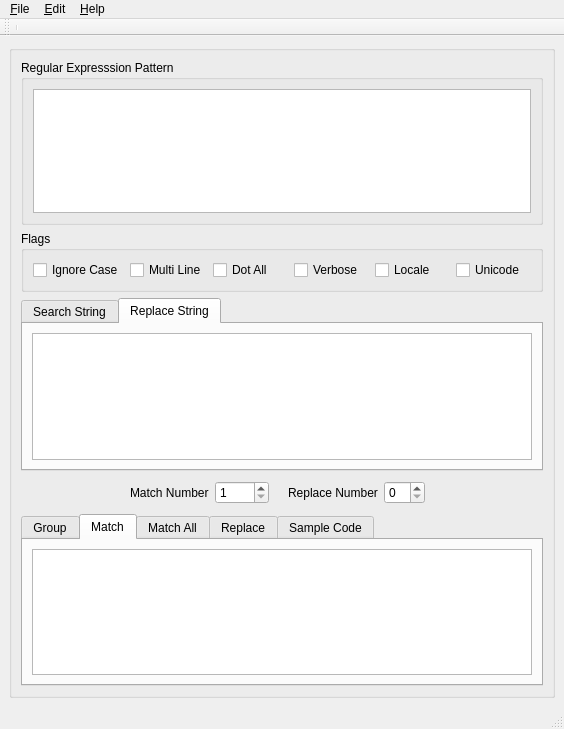
<?xml version="1.0" encoding="UTF-8"?>
<ui version="4.0">
 <class>MainWindow</class>
 <widget class="QMainWindow" name="MainWindow">
  <property name="geometry">
   <rect>
    <x>0</x>
    <y>0</y>
    <width>564</width>
    <height>729</height>
   </rect>
  </property>
  <property name="windowTitle">
   <string>MainWindow</string>
  </property>
  <widget class="QWidget" name="centralwidget">
   <layout class="QGridLayout" name="gridLayout">
    <item row="0" column="0">
     <widget class="QGroupBox" name="groupBox">
      <layout class="QGridLayout">
       <item row="5" column="0">
        <layout class="QHBoxLayout" name="_2">
         <item>
          <spacer name="spacer1">
           <property name="orientation">
            <enum>Qt::Horizontal</enum>
           </property>
           <property name="sizeType">
            <enum>QSizePolicy::Expanding</enum>
           </property>
           <property name="sizeHint" stdset="0">
            <size>
             <width>70</width>
             <height>31</height>
            </size>
           </property>
          </spacer>
         </item>
         <item>
          <widget class="QLabel" name="textLabel1">
           <property name="text">
            <string>Match Number</string>
           </property>
           <property name="wordWrap">
            <bool>false</bool>
           </property>
          </widget>
         </item>
         <item>
          <widget class="QSpinBox" name="matchNumberSpinBox">
           <property name="minimum">
            <number>1</number>
           </property>
           <property name="maximum">
            <number>9999</number>
           </property>
          </widget>
         </item>
         <item>
          <widget class="QLabel" name="spacerLabel">
           <property name="pixmap">
            <pixmap>image1</pixmap>
           </property>
           <property name="wordWrap">
            <bool>false</bool>
           </property>
          </widget>
         </item>
         <item>
          <widget class="QLabel" name="replaceLabel">
           <property name="text">
            <string>Replace Number</string>
           </property>
           <property name="wordWrap">
            <bool>false</bool>
           </property>
          </widget>
         </item>
         <item>
          <widget class="QSpinBox" name="replaceNumberSpinBox"/>
         </item>
         <item>
          <spacer name="spacer3">
           <property name="orientation">
            <enum>Qt::Horizontal</enum>
           </property>
           <property name="sizeType">
            <enum>QSizePolicy::Expanding</enum>
           </property>
           <property name="sizeHint" stdset="0">
            <size>
             <width>118</width>
             <height>21</height>
            </size>
           </property>
          </spacer>
         </item>
        </layout>
       </item>
       <item row="4" column="0">
        <widget class="QTabWidget" name="tabWidget3">
         <property name="currentIndex">
          <number>1</number>
         </property>
         <widget class="QWidget" name="tab">
          <attribute name="title">
           <string>Search String</string>
          </attribute>
          <layout class="QGridLayout" name="_3">
           <item row="0" column="0">
            <widget class="QTextEdit" name="stringMultiLineEdit"/>
           </item>
          </layout>
         </widget>
         <widget class="QWidget" name="tab_2">
          <attribute name="title">
           <string>Replace String</string>
          </attribute>
          <layout class="QGridLayout" name="_4">
           <item row="0" column="0">
            <widget class="QTextEdit" name="replaceTextEdit"/>
           </item>
          </layout>
         </widget>
        </widget>
       </item>
       <item row="6" column="0">
        <widget class="QTabWidget" name="resultTabWidget">
         <property name="currentIndex">
          <number>1</number>
         </property>
         <widget class="QWidget" name="tab_3">
          <attribute name="title">
           <string>Group</string>
          </attribute>
          <layout class="QGridLayout" name="_5">
           <item row="0" column="0">
            <widget class="QTableWidget" name="groupTable"/>
           </item>
          </layout>
         </widget>
         <widget class="QWidget" name="tab_4">
          <attribute name="title">
           <string>Match</string>
          </attribute>
          <layout class="QGridLayout" name="_6">
           <item row="0" column="0">
            <widget class="QTextBrowser" name="matchTextBrowser"/>
           </item>
          </layout>
         </widget>
         <widget class="QWidget" name="TabPage">
          <attribute name="title">
           <string>Match All</string>
          </attribute>
          <layout class="QGridLayout" name="_7">
           <item row="0" column="0">
            <widget class="QTextBrowser" name="matchAllTextBrowser"/>
           </item>
          </layout>
         </widget>
         <widget class="QWidget" name="TabPage_2">
          <attribute name="title">
           <string>Replace</string>
          </attribute>
          <layout class="QVBoxLayout" name="_8">
           <item>
            <widget class="QTextBrowser" name="replaceTextBrowser"/>
           </item>
          </layout>
         </widget>
         <widget class="QWidget" name="TabPage_3">
          <attribute name="title">
           <string>Sample Code</string>
          </attribute>
          <layout class="QGridLayout" name="_9">
           <item row="0" column="0">
            <widget class="QTextBrowser" name="codeTextBrowser"/>
           </item>
          </layout>
         </widget>
        </widget>
       </item>
       <item row="0" column="0">
        <widget class="QGroupBox" name="groupBox1">
         <property name="sizePolicy">
          <sizepolicy hsizetype="Expanding" vsizetype="Expanding">
           <horstretch>0</horstretch>
           <verstretch>0</verstretch>
          </sizepolicy>
         </property>
         <property name="title">
          <string>Regular Expresssion Pattern</string>
         </property>
         <layout class="QGridLayout" name="_10">
          <item row="0" column="0">
           <widget class="QTextEdit" name="regexMultiLineEdit"/>
          </item>
         </layout>
        </widget>
       </item>
       <item row="3" column="0">
        <widget class="QGroupBox" name="buttonGroup2">
         <property name="title">
          <string>Flags</string>
         </property>
         <layout class="QHBoxLayout" name="_11">
          <item>
           <widget class="QCheckBox" name="ignorecaseCheckBox">
            <property name="toolTip">
             <string>Perform case-insensitive matching; expressions like [A-Z] will match
lowercase letters, too. This is not affected by the current locale.</string>
            </property>
            <property name="text">
             <string>Ignore Case</string>
            </property>
           </widget>
          </item>
          <item>
           <widget class="QCheckBox" name="multilineCheckBox">
            <property name="toolTip">
             <string>When specified, the pattern character &quot;^&quot; matches at the beginning of the 
string and at the beginning of each line (immediately following each newline); 
and the pattern character &quot;$&quot; matches at the end of the string and at the end 
of each line (immediately preceding each newline). By default, &quot;^&quot; matches 
only at the beginning of the string, and &quot;$&quot; only at the end of the string and 
immediately before the newline (if any) at the end of the string.</string>
            </property>
            <property name="text">
             <string>Multi Line</string>
            </property>
           </widget>
          </item>
          <item>
           <widget class="QCheckBox" name="dotallCheckBox">
            <property name="toolTip">
             <string>Make the &quot;.&quot; special character match any character at all, including a 
newline; without this flag, &quot;.&quot; will match anything except a newline.</string>
            </property>
            <property name="text">
             <string>Dot All</string>
            </property>
           </widget>
          </item>
          <item>
           <widget class="QCheckBox" name="verboseCheckBox">
            <property name="toolTip">
             <string>This flag allows you to write regular expressions that look nicer. Whitespace 
within the pattern is ignored, except when in a character class or preceded by 
an unescaped backslash, and, when a line contains a &quot;#&quot; neither in a character
class or preceded by an unescaped backslash, all characters from the leftmost 
such &quot;#&quot; through the end of the line are ignored.</string>
            </property>
            <property name="text">
             <string>Verbose</string>
            </property>
           </widget>
          </item>
          <item>
           <widget class="QCheckBox" name="localeCheckBox">
            <property name="toolTip">
             <string>Make \w, \W, \b, and \B dependent on the current locale.</string>
            </property>
            <property name="text">
             <string>Locale</string>
            </property>
           </widget>
          </item>
          <item>
           <widget class="QCheckBox" name="unicodeCheckBox">
            <property name="toolTip">
             <string>&quot;Make \w, \W, \b, and \B dependent on the Unicode character properties 
database. New in Python version 2.0.</string>
            </property>
            <property name="text">
             <string>Unicode</string>
            </property>
           </widget>
          </item>
         </layout>
        </widget>
       </item>
      </layout>
     </widget>
    </item>
   </layout>
  </widget>
  <widget class="QMenuBar" name="menubar">
   <property name="geometry">
    <rect>
     <x>0</x>
     <y>0</y>
     <width>564</width>
     <height>21</height>
    </rect>
   </property>
   <widget class="QMenu" name="fileMenu">
    <property name="title">
     <string>&amp;File</string>
    </property>
    <addaction name="fileNewAction"/>
    <addaction name="fileOpenAction"/>
    <addaction name="fileSaveAction"/>
    <addaction name="fileSaveAsAction"/>
    <addaction name="separator"/>
    <addaction name="FileRevertAction"/>
    <addaction name="separator"/>
    <addaction name="fileImportFileAction"/>
    <addaction name="fileImportURLAction"/>
    <addaction name="separator"/>
    <addaction name="fileExitAction"/>
    <addaction name="separator"/>
   </widget>
   <widget class="QMenu" name="editMenu">
    <property name="title">
     <string>&amp;Edit</string>
    </property>
    <addaction name="editUndoAction"/>
    <addaction name="editRedoAction"/>
    <addaction name="separator"/>
    <addaction name="editCutAction"/>
    <addaction name="editCopyAction"/>
    <addaction name="editPasteAction"/>
    <addaction name="separator"/>
    <addaction name="examineAction"/>
    <addaction name="editPauseAction"/>
    <addaction name="separator"/>
    <addaction name="editPreferencesAction"/>
   </widget>
   <widget class="QMenu" name="helpMenu">
    <property name="title">
     <string>&amp;Help</string>
    </property>
    <addaction name="separator"/>
    <addaction name="helpHelpAction"/>
    <addaction name="helpPythonHelpAction"/>
    <addaction name="separator"/>
    <addaction name="helpRegexReferenceAction"/>
    <addaction name="helpRegexLibAction"/>
    <addaction name="separator"/>
    <addaction name="helpVisitWebsiteAction"/>
    <addaction name="helpCheckForUpdateAction"/>
    <addaction name="helpReportBugAction"/>
    <addaction name="separator"/>
    <addaction name="helpAboutAction"/>
   </widget>
   <action name="fileNewAction">
    <property name="icon">
     <iconset>
      <normaloff>image2</normaloff>image2</iconset>
    </property>
    <property name="text">
     <string>&amp;New</string>
    </property>
    <property name="iconText">
     <string>New</string>
    </property>
    <property name="shortcut">
     <string>Ctrl+N</string>
    </property>
    <property name="name" stdset="0">
     <cstring>fileNewAction</cstring>
    </property>
   </action>
   <action name="fileOpenAction">
    <property name="icon">
     <iconset>
      <normaloff>image3</normaloff>image3</iconset>
    </property>
    <property name="text">
     <string>&amp;Open...</string>
    </property>
    <property name="iconText">
     <string>Open</string>
    </property>
    <property name="shortcut">
     <string>Ctrl+O</string>
    </property>
    <property name="name" stdset="0">
     <cstring>fileOpenAction</cstring>
    </property>
   </action>
   <action name="fileSaveAction">
    <property name="icon">
     <iconset>
      <normaloff>image4</normaloff>image4</iconset>
    </property>
    <property name="text">
     <string>&amp;Save</string>
    </property>
    <property name="iconText">
     <string>Save</string>
    </property>
    <property name="shortcut">
     <string>Ctrl+S</string>
    </property>
    <property name="name" stdset="0">
     <cstring>fileSaveAction</cstring>
    </property>
   </action>
   <action name="fileSaveAsAction">
    <property name="text">
     <string>Save &amp;As...</string>
    </property>
    <property name="iconText">
     <string>Save As</string>
    </property>
    <property name="shortcut">
     <string/>
    </property>
    <property name="name" stdset="0">
     <cstring>fileSaveAsAction</cstring>
    </property>
   </action>
   <action name="fileExitAction">
    <property name="text">
     <string>E&amp;xit</string>
    </property>
    <property name="iconText">
     <string>Exit</string>
    </property>
    <property name="shortcut">
     <string/>
    </property>
    <property name="name" stdset="0">
     <cstring>fileExitAction</cstring>
    </property>
   </action>
   <action name="editUndoAction">
    <property name="icon">
     <iconset>
      <normaloff>image5</normaloff>image5</iconset>
    </property>
    <property name="text">
     <string>&amp;Undo</string>
    </property>
    <property name="iconText">
     <string>Undo</string>
    </property>
    <property name="shortcut">
     <string>Ctrl+Z</string>
    </property>
    <property name="name" stdset="0">
     <cstring>editUndoAction</cstring>
    </property>
   </action>
   <action name="editRedoAction">
    <property name="icon">
     <iconset>
      <normaloff>image6</normaloff>image6</iconset>
    </property>
    <property name="text">
     <string>&amp;Redo</string>
    </property>
    <property name="iconText">
     <string>Redo</string>
    </property>
    <property name="shortcut">
     <string>Ctrl+Y</string>
    </property>
    <property name="name" stdset="0">
     <cstring>editRedoAction</cstring>
    </property>
   </action>
   <action name="editCutAction">
    <property name="icon">
     <iconset>
      <normaloff>image7</normaloff>image7</iconset>
    </property>
    <property name="text">
     <string>&amp;Cut</string>
    </property>
    <property name="iconText">
     <string>Cut</string>
    </property>
    <property name="shortcut">
     <string>Ctrl+X</string>
    </property>
    <property name="name" stdset="0">
     <cstring>editCutAction</cstring>
    </property>
   </action>
   <action name="editCopyAction">
    <property name="icon">
     <iconset>
      <normaloff>image8</normaloff>image8</iconset>
    </property>
    <property name="text">
     <string>C&amp;opy</string>
    </property>
    <property name="iconText">
     <string>Copy</string>
    </property>
    <property name="shortcut">
     <string>Ctrl+C</string>
    </property>
    <property name="name" stdset="0">
     <cstring>editCopyAction</cstring>
    </property>
   </action>
   <action name="editPasteAction">
    <property name="icon">
     <iconset>
      <normaloff>image9</normaloff>image9</iconset>
    </property>
    <property name="text">
     <string>&amp;Paste</string>
    </property>
    <property name="iconText">
     <string>Paste</string>
    </property>
    <property name="shortcut">
     <string>Ctrl+V</string>
    </property>
    <property name="name" stdset="0">
     <cstring>editPasteAction</cstring>
    </property>
   </action>
   <action name="examineAction">
    <property name="checkable">
     <bool>true</bool>
    </property>
    <property name="icon">
     <iconset>
      <normaloff>image10</normaloff>image10</iconset>
    </property>
    <property name="text">
     <string>E&amp;xamine Regex</string>
    </property>
    <property name="iconText">
     <string>Examine Regex for Match</string>
    </property>
    <property name="shortcut">
     <string>Ctrl+X</string>
    </property>
    <property name="name" stdset="0">
     <cstring>examineAction</cstring>
    </property>
   </action>
   <action name="helpContentsAction">
    <property name="text">
     <string>&amp;Contents...</string>
    </property>
    <property name="iconText">
     <string>Contents</string>
    </property>
    <property name="shortcut">
     <string/>
    </property>
    <property name="name" stdset="0">
     <cstring>helpContentsAction</cstring>
    </property>
   </action>
   <action name="helpIndexAction">
    <property name="text">
     <string>&amp;Index...</string>
    </property>
    <property name="iconText">
     <string>Index</string>
    </property>
    <property name="shortcut">
     <string/>
    </property>
    <property name="name" stdset="0">
     <cstring>helpIndexAction</cstring>
    </property>
   </action>
   <action name="helpAboutAction">
    <property name="text">
     <string>&amp;About</string>
    </property>
    <property name="iconText">
     <string>About</string>
    </property>
    <property name="shortcut">
     <string/>
    </property>
    <property name="name" stdset="0">
     <cstring>helpAboutAction</cstring>
    </property>
   </action>
   <action name="regexChangedAction">
    <property name="text">
     <string>Action</string>
    </property>
    <property name="iconText">
     <string>Action</string>
    </property>
    <property name="name" stdset="0">
     <cstring>regexChangedAction</cstring>
    </property>
   </action>
   <action name="editPauseAction">
    <property name="checkable">
     <bool>true</bool>
    </property>
    <property name="icon">
     <iconset>
      <normaloff>image11</normaloff>image11</iconset>
    </property>
    <property name="text">
     <string>Pause Processing</string>
    </property>
    <property name="iconText">
     <string>Pause Processing</string>
    </property>
    <property name="shortcut">
     <string>Ctrl+P</string>
    </property>
    <property name="name" stdset="0">
     <cstring>editPauseAction</cstring>
    </property>
   </action>
   <action name="editPreferencesAction">
    <property name="text">
     <string>Preferences</string>
    </property>
    <property name="iconText">
     <string>Preferences</string>
    </property>
    <property name="name" stdset="0">
     <cstring>editPreferencesAction</cstring>
    </property>
   </action>
   <action name="helpHelpAction">
    <property name="icon">
     <iconset>
      <normaloff>image12</normaloff>image12</iconset>
    </property>
    <property name="text">
     <string>Help</string>
    </property>
    <property name="iconText">
     <string>Help</string>
    </property>
    <property name="shortcut">
     <string>Ctrl+/</string>
    </property>
    <property name="name" stdset="0">
     <cstring>helpHelpAction</cstring>
    </property>
   </action>
   <action name="helpPythonHelpAction">
    <property name="text">
     <string>&amp;Python Regex Help</string>
    </property>
    <property name="iconText">
     <string>Python Regex Help</string>
    </property>
    <property name="name" stdset="0">
     <cstring>helpPythonHelpAction</cstring>
    </property>
   </action>
   <action name="helpRegexReferenceAction">
    <property name="icon">
     <iconset>
      <normaloff>image13</normaloff>image13</iconset>
    </property>
    <property name="text">
     <string>&amp;Regex Reference Guide</string>
    </property>
    <property name="iconText">
     <string>Regex Reference Guide</string>
    </property>
    <property name="shortcut">
     <string>Ctrl+R</string>
    </property>
    <property name="name" stdset="0">
     <cstring>helpRegexReferenceAction</cstring>
    </property>
   </action>
   <action name="helpVisitWebsiteAction">
    <property name="icon">
     <iconset>
      <normaloff>image14</normaloff>image14</iconset>
    </property>
    <property name="text">
     <string>&amp;Visit Kodos Website</string>
    </property>
    <property name="iconText">
     <string>&amp;Visit Kodos Website</string>
    </property>
    <property name="name" stdset="0">
     <cstring>helpVisitWebsiteAction</cstring>
    </property>
   </action>
   <action name="helpCheckForUpdateAction">
    <property name="text">
     <string>&amp;Check for Kodos Update</string>
    </property>
    <property name="iconText">
     <string>Check for Kodos Update</string>
    </property>
    <property name="name" stdset="0">
     <cstring>helpCheckForUpdateAction</cstring>
    </property>
   </action>
   <action name="helpReportBugAction">
    <property name="text">
     <string>Report a &amp;Bug</string>
    </property>
    <property name="iconText">
     <string>Report a Bug</string>
    </property>
    <property name="name" stdset="0">
     <cstring>helpReportBugAction</cstring>
    </property>
   </action>
   <action name="noopAction">
    <property name="enabled">
     <bool>true</bool>
    </property>
    <property name="icon">
     <iconset>
      <normaloff>image15</normaloff>image15</iconset>
    </property>
    <property name="text">
     <string/>
    </property>
    <property name="iconText">
     <string/>
    </property>
    <property name="name" stdset="0">
     <cstring>noopAction</cstring>
    </property>
   </action>
   <action name="fileImportFileAction">
    <property name="text">
     <string>Import &amp;File</string>
    </property>
    <property name="iconText">
     <string>Import File</string>
    </property>
    <property name="name" stdset="0">
     <cstring>fileImportFileAction</cstring>
    </property>
   </action>
   <action name="fileImportURLAction">
    <property name="text">
     <string>Import &amp;URL</string>
    </property>
    <property name="iconText">
     <string>Import URL</string>
    </property>
    <property name="name" stdset="0">
     <cstring>fileImportURLAction</cstring>
    </property>
   </action>
   <action name="helpRegexLibAction">
    <property name="icon">
     <iconset>
      <normaloff>image16</normaloff>image16</iconset>
    </property>
    <property name="text">
     <string>Regex &amp;Library</string>
    </property>
    <property name="iconText">
     <string>Regex Library</string>
    </property>
    <property name="toolTip">
     <string>Open the Regex Library</string>
    </property>
    <property name="shortcut">
     <string>Ctrl+L</string>
    </property>
    <property name="name" stdset="0">
     <cstring>helpRegexLibAction</cstring>
    </property>
   </action>
   <action name="FileRevertAction">
    <property name="text">
     <string>&amp;Revert Kodos File</string>
    </property>
    <property name="iconText">
     <string>Revert Kodos File</string>
    </property>
    <property name="name" stdset="0">
     <cstring>FileRevertAction</cstring>
    </property>
   </action>
   <addaction name="fileMenu"/>
   <addaction name="editMenu"/>
   <addaction name="helpMenu"/>
  </widget>
  <widget class="QStatusBar" name="statusbar"/>
  <widget class="QToolBar" name="toolBar">
   <property name="windowTitle">
    <string>toolBar</string>
   </property>
   <attribute name="toolBarArea">
    <enum>TopToolBarArea</enum>
   </attribute>
   <attribute name="toolBarBreak">
    <bool>false</bool>
   </attribute>
   <addaction name="separator"/>
  </widget>
 </widget>
 <resources/>
 <connections/>
</ui>
